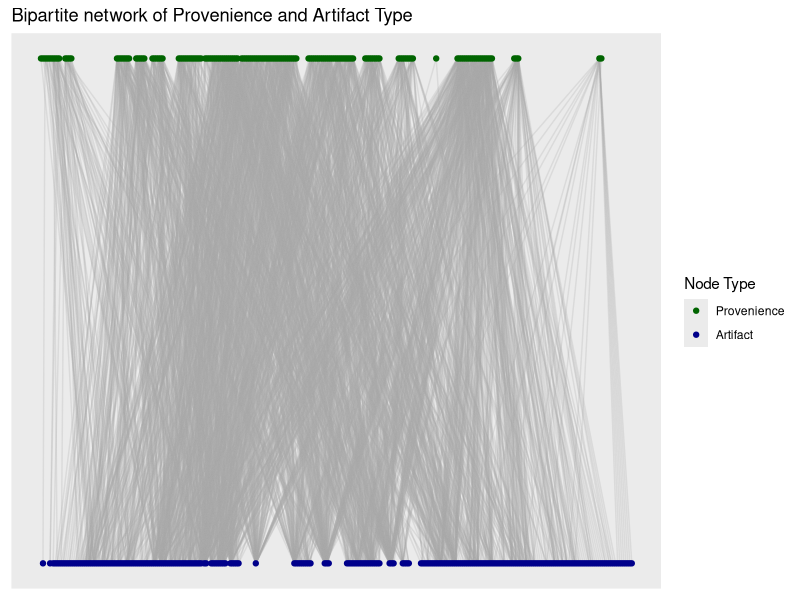
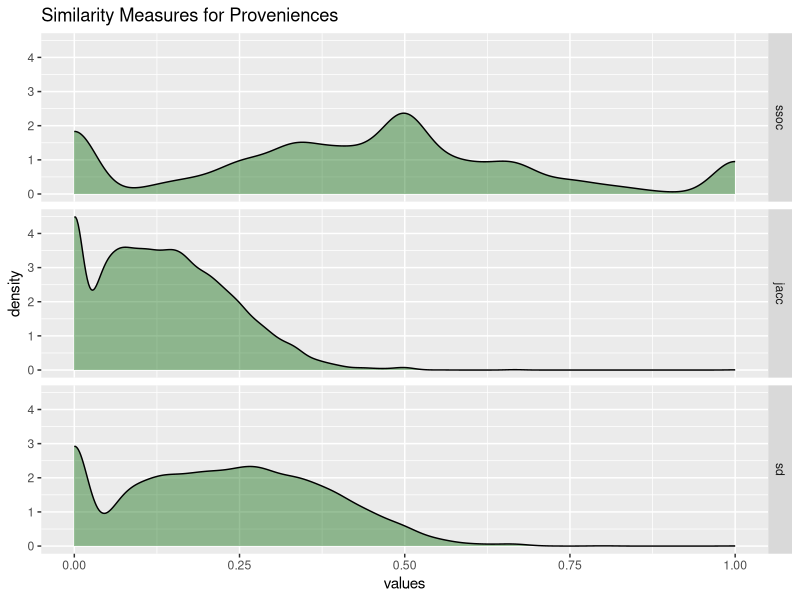
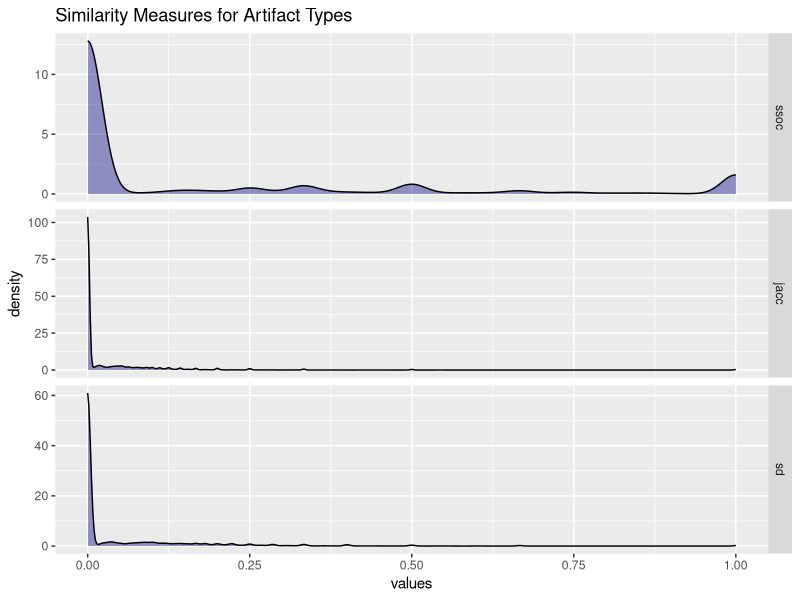
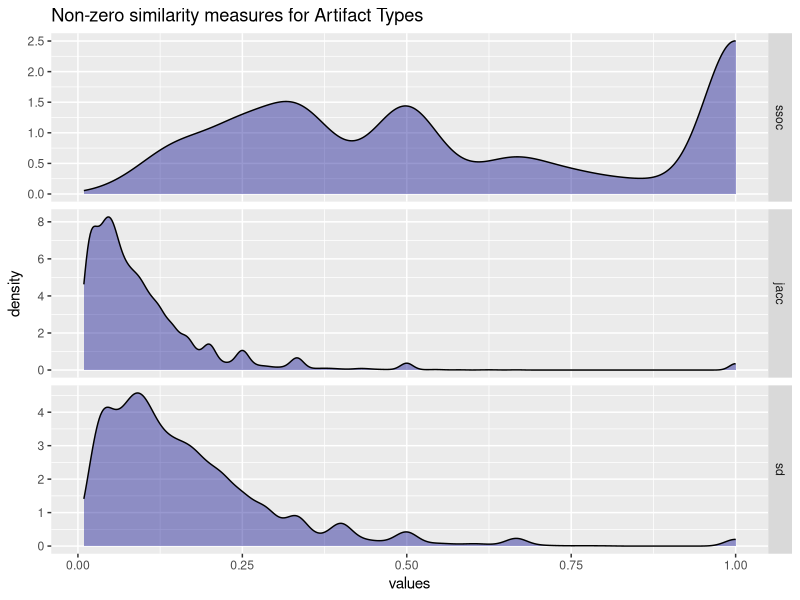
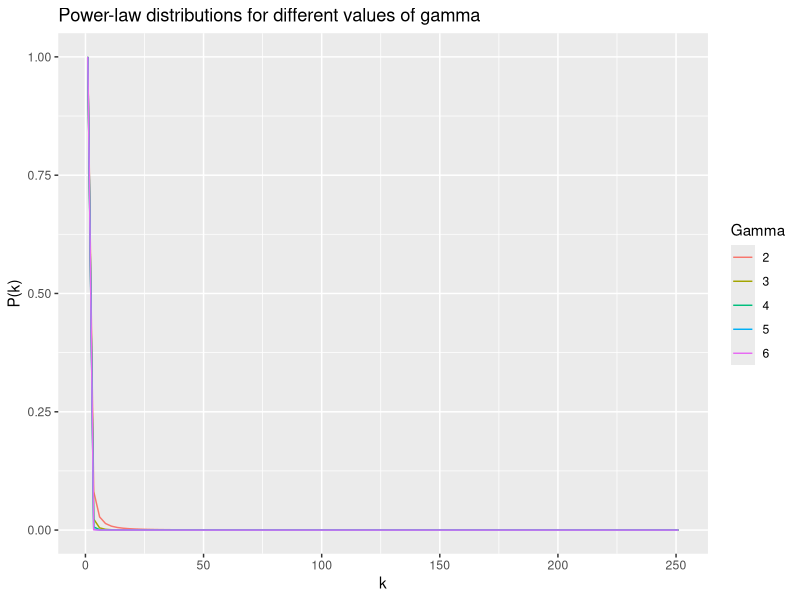
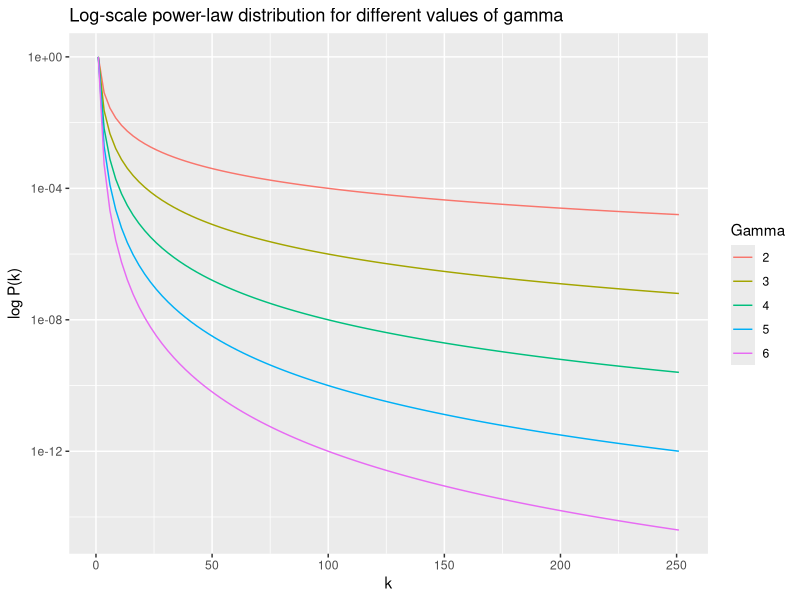
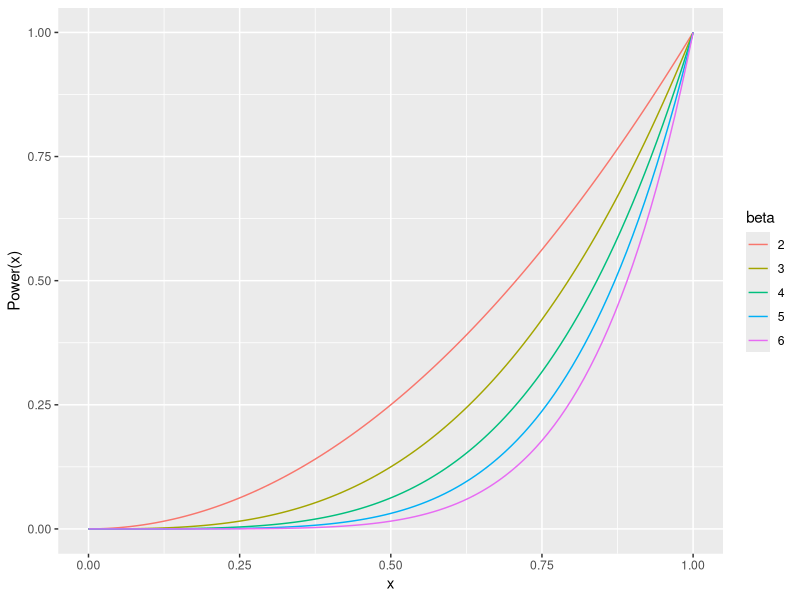

Source code (R) for these figures, in order:
## ---- chunk 1
#| label: code-bpg
#| echo: false
#| message: false

require(tidyverse)
require(igraph)
require(ggraph)

# Import data from file ---------------------------------------------------

dat_raw <- read_csv("./data/Catalog_SiteA.csv",
                col_select = c(LEVEL_ID, CODE))

# Artifact to exclude from analysis
exclude_artifacts <-
  as.vector(read.csv("./data/code_exclude.csv", header = T)$x)

# Remove Bakelite and plastic buttons from exclusion list
exclude_artifacts <-
  exclude_artifacts[!exclude_artifacts %in% c("BKLT", "PB")]

# Import list of artifact codes
artifact_codes <-
  read.csv("./data/code_list.csv",
           header = TRUE,
           stringsAsFactors = FALSE)

# Filter data set for excluded artifact types
dat <- dat_raw %>% filter(!(CODE %in% exclude_artifacts))

# Create un-weighted bipartite graph --------------------------------------

g_assemblages_bpg <-
  graph_from_data_frame(unique.data.frame(select(dat, LEVEL_ID, CODE)),
                        directed = FALSE)

V(g_assemblages_bpg)$type <-
  bipartite_mapping(g_assemblages_bpg)$type

## ---- chunk 2
#| label: fig-bipartite-graph
#| fig-cap: "Bipartite network of Provenience and Artifact Type."
#| fig-alt: "Bipartite graph plot of proveniences and artifact types."
#| echo: false
#| message: false
#| warning: false

g_assemblages_bpg_layout <-
  g_assemblages_bpg %>% layout_as_bipartite()

g_assemblages_bpg %>%
  ggraph(layout = g_assemblages_bpg_layout) +
  geom_edge_link(edge_color = "darkgray", edge_alpha = 0.25) +
  geom_node_point(aes(color = type)) +
  scale_color_manual(
    values = c("darkgreen", "darkblue"),
    name = "Node Type",
    breaks = c(FALSE, TRUE),
    labels = c("Provenience", "Artifact")
  ) +
  ggtitle("Bipartite network of Provenience and Artifact Type")


## ---- chunk 3
#| label: code-reestablish-environment
#| echo: false
#| message: false
#| warning: false

# Create incidence matrix from bipartite graph -----------------------------

g_assemblages_bpg_inc <- as_incidence_matrix(g_assemblages_bpg)

# Project one-mode graphs, Szymkiewicz-Simpson -----------------------------

overlap_coef_bin <- function(x) {
  # Calculate the pairwise sums of non-zero matrix elements to find the number
  # of intersecting elements between each input column
  bin_intersect_mat <- t(x) %*% x
  
  # Calculate the input column sums to find the individual size of each set
  col_sum <- apply(x, 2, function(xx)
    sum(xx != 0))
  
  # Find the smaller of each pair of sets by taking the matrix outer minimum
  min_set_size_mat <- outer(col_sum, col_sum, FUN = pmin)
  
  # Szymkiewicz-Simpson overlap coefficient is the pairwise intersection of two
  # sets divided by the size of the smaller set
  res <- bin_intersect_mat / min_set_size_mat
  
  # Set diagonal to identity
  diag(res) <- 1L
  
  # Assign input column names to rows and columns of return matrix
  dimnames(res) <- list(colnames(x), colnames(x))
  
  return(res)
}


## Project provenience -----------------------------------------------------

sim_prov_ssoc <- overlap_coef_bin(t(g_assemblages_bpg_inc))

prov_ssoc_vals <-
  sim_prov_ssoc[lower.tri(sim_prov_ssoc, diag = FALSE)]

## Project artifact types --------------------------------------------------

sim_artifact_ssoc <- overlap_coef_bin(g_assemblages_bpg_inc)

artifact_ssoc_vals <-
  sim_artifact_ssoc[lower.tri(sim_artifact_ssoc, diag = FALSE)]

# Project one-mode graphs, Sorenson-Dice -----------------------------------

soren_dice_sim_bin <- function(x) {
  # Calculate the pairwise sums of non-zero matrix elements to find the number
  # of intersecting elements between each input column
  bin_intersect_mat <- t(x) %*% x
  
  # Calculate the input column sums, to find the individual size of each set
  col_sum <- apply(x, 2, function(xx)
    sum(xx != 0))
  
  # Calculate the matrix outer sums for pairwise sum of set sizes
  set_size_sum_mat <- outer(col_sum, col_sum, FUN = "+")
  
  # Sorenson-Dice index is twice the size of the intersection divided by the
  # sum of the size for each set
  res <- (2 * bin_intersect_mat) / set_size_sum_mat
  
  # Set diagonal to identity
  diag(res) <- 1L
  
  # Assign input column names to rows and columns of return matrix
  dimnames(res) <- list(colnames(x), colnames(x))
  return(res)
  
}

## Project provenience -----------------------------------------------------

sim_prov_sd <- soren_dice_sim_bin(t(g_assemblages_bpg_inc))

prov_sd_vals <-
  sim_prov_sd[lower.tri(sim_prov_sd, diag = FALSE)]

## Project artifact types --------------------------------------------------

sim_artifact_sd <- soren_dice_sim_bin(g_assemblages_bpg_inc)

artifact_sd_vals <-
  sim_artifact_sd[lower.tri(sim_artifact_sd, diag = FALSE)]

# Project one-mode graphs, Jaccard ----------------------------------------

jaccard_sim_bin <- function(x) {
  # Calculate the pairwise sums of non-zero matrix elements to find the number
  # of intersecting elements between each input column
  bin_intersect_mat <- t(x) %*% x
  
  # Calculate the input column sums to find the individual size of each set
  x_col_sum <- apply(x, 2, function(xx)
    sum(xx != 0))
  
  # Calculate the matrix outer sums for pairwise sum of set sizes
  set_size_sum_mat <- outer(x_col_sum, x_col_sum, FUN = "+")
  
  # Jaccard index is intersection of set sizes over the size of the union of
  # sets
  res <- bin_intersect_mat / (set_size_sum_mat - bin_intersect_mat)
  
  # Set diagonal to identity
  diag(res) <- 1L
  
  # Assign input column names to rows and columns of return matrix
  dimnames(res) <- list(colnames(x), colnames(x))
  
  return(res)
}

## Project provenience -----------------------------------------------------

sim_prov_jacc <- jaccard_sim_bin(t(g_assemblages_bpg_inc))

prov_jacc_vals <-
  sim_prov_jacc[lower.tri(sim_prov_jacc, diag = FALSE)]

## Project artifact types --------------------------------------------------

sim_artifact_jacc <- jaccard_sim_bin(g_assemblages_bpg_inc)

artifact_jacc_vals <-
  sim_artifact_jacc[lower.tri(sim_artifact_jacc, diag = FALSE)]

# Comparing similarity measures -------------------------------------------

sim_prov <-
  data.frame(ssoc = prov_ssoc_vals,
             jacc = prov_jacc_vals,
             sd = prov_sd_vals)

sim_artifact <-
  data.frame(ssoc = artifact_ssoc_vals,
             jacc = artifact_jacc_vals,
             sd = artifact_sd_vals)

## ---- chunk 4
#| label: fig-sim-prov
#| fig-cap: "Similarity measures for proveniences."
#| fig-alt: "Similarity measures for proveniences."
#| echo: false
#| message: false
#| warning: false

# Plot densities by similarity measure
sim_prov %>% stack() %>% 
  ggplot(aes(x = values)) +
  geom_density(fill = "darkgreen",
               alpha = 0.4) +
  facet_grid(ind ~ ., scales = "fixed") +
  ggtitle("Similarity Measures for Proveniences")

## ---- chunk 5
#| label: fig-sim-artifact
#| fig-cap: "Similarity measures for artifact types."
#| fig-alt: "Similarity measures for artifact types."
#| echo: false
#| message: false
#| warning: false

# Plot densities by similarity measure
sim_artifact %>% stack() %>%
  ggplot(aes(x = values)) +
  geom_density(fill = "darkblue",
               alpha = 0.4) +
  facet_grid(ind ~ ., scales = "free") +
  ggtitle("Similarity Measures for Artifact Types")

## ---- chunk 6
#| label: fig-sim-artifact-nonzero
#| fig-cap: "Non-zero similarity measures for artifact types."
#| fig-alt: "Non-zero similarity measures for artifact types."
#| echo: false
#| message: false
#| warning: false

# Plot densities by similarity measure
sim_artifact %>% 
  stack() %>%
  filter(values > 0) %>% 
  ggplot(aes(x = values)) +
  geom_density(fill = "darkblue",
               alpha = 0.4) +
  facet_grid(ind ~ ., scales = "free") +
  ggtitle("Non-zero similarity measures for Artifact Types")
## ---- chunk 7
#| label: fig-power-law
#| fig-cap: "Power-law distribution for different values of gamma."
#| fig-alt: "Power-law distribution for different values of gamma."
#| echo: false
#| message: false
#| warning: false

powerlaw_pdf <- function(x, gamma = 1) {
  density <- x ^ (-gamma)
  return(density)
}

ggplot(data.frame(x = c(1, 251)), aes(x = x)) +
  stat_function(fun = powerlaw_pdf, args = list(gamma = 2), aes(color = "2")) +
  stat_function(fun = powerlaw_pdf, args = list(gamma = 3), aes(color = "3")) +
  stat_function(fun = powerlaw_pdf, args = list(gamma = 4), aes(color = "4")) +
  stat_function(fun = powerlaw_pdf, args = list(gamma = 5), aes(color = "5")) +
  stat_function(fun = powerlaw_pdf, args = list(gamma = 6), aes(color = "6")) +
  labs(color = "Gamma") +
  ylab("P(k)") + xlab("k") +
  ggtitle("Power-law distributions for different values of gamma")

## ---- chunk 8
#| label: fig-power-law-log
#| fig-cap: "Log-scale power-law distribution for different values of gamma."
#| fig-alt: "Log-scale power-law distribution for different values of gamma."
#| echo: false
#| message: false
#| warning: false

ggplot(data.frame(x = c(1, 251)), aes(x = x)) +
  stat_function(fun = powerlaw_pdf, args = list(gamma = 2), aes(color = "2")) +
  stat_function(fun = powerlaw_pdf, args = list(gamma = 3), aes(color = "3")) +
  stat_function(fun = powerlaw_pdf, args = list(gamma = 4), aes(color = "4")) +
  stat_function(fun = powerlaw_pdf, args = list(gamma = 5), aes(color = "5")) +
  stat_function(fun = powerlaw_pdf, args = list(gamma = 6), aes(color = "6")) +
  scale_y_continuous(trans = "log10") +
  labs(color = "Gamma") +
  ylab("log P(k)") + xlab("k") +
  ggtitle("Log-scale power-law distribution for different values of gamma")

## ---- chunk 9

hard_threshold_adjacency <- function(sim_mat, tau) {
  return(ifelse(sim_mat < tau, 0, 1))
}

## ---- chunk 10

power_adj <- function(x, beta) {
  abs(x) ^ beta
}

## ---- chunk 11
#| label: fig-power-adjacency
#| fig-cap: "Power adjacency distribution for different values of beta."
#| fig-alt: "Power adjacency distribution for different values of beta."
#| echo: false
#| message: false
#| warning: false

ggplot(data.frame(x = seq(0, 1, length.out = 1000)), aes(x = x)) +
  stat_function(fun = power_adj, args = list(beta = 2), aes(color = "2")) +
  stat_function(fun = power_adj, args = list(beta = 3), aes(color = "3")) +
  stat_function(fun = power_adj, args = list(beta = 4), aes(color = "4")) +
  stat_function(fun = power_adj, args = list(beta = 5), aes(color = "5")) +
  stat_function(fun = power_adj, args = list(beta = 6), aes(color = "6")) +
  labs(color = "beta") +
  ylab("Power(x)") + xlab("x")
